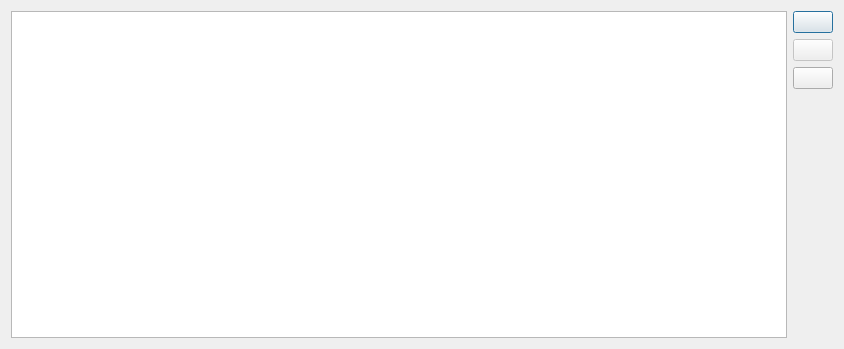
<?xml version="1.0" encoding="UTF-8"?>
<ui version="4.0">
 <class>AutoListDialogClass</class>
 <widget class="QDialog" name="AutoListDialogClass">
  <property name="geometry">
   <rect>
    <x>0</x>
    <y>0</y>
    <width>844</width>
    <height>349</height>
   </rect>
  </property>
  <property name="windowTitle">
   <string>Auto add</string>
  </property>
  <property name="windowIcon">
   <iconset resource="Money.qrc">
    <normaloff>:/Images/add_user.png</normaloff>:/Images/add_user.png</iconset>
  </property>
  <layout class="QGridLayout" name="gridLayout">
   <item row="0" column="0" rowspan="4">
    <widget class="MyTableView" name="tableView">
     <property name="editTriggers">
      <set>QAbstractItemView::NoEditTriggers</set>
     </property>
     <property name="selectionMode">
      <enum>QAbstractItemView::SingleSelection</enum>
     </property>
     <property name="selectionBehavior">
      <enum>QAbstractItemView::SelectRows</enum>
     </property>
     <property name="sortingEnabled">
      <bool>true</bool>
     </property>
    </widget>
   </item>
   <item row="0" column="1">
    <widget class="QPushButton" name="buttonAdd">
     <property name="icon">
      <iconset resource="Money.qrc">
       <normaloff>:/Images/edit_add.png</normaloff>:/Images/edit_add.png</iconset>
     </property>
     <property name="iconSize">
      <size>
       <width>32</width>
       <height>32</height>
      </size>
     </property>
    </widget>
   </item>
   <item row="1" column="1">
    <widget class="QPushButton" name="buttonDel">
     <property name="enabled">
      <bool>false</bool>
     </property>
     <property name="icon">
      <iconset resource="Money.qrc">
       <normaloff>:/Images/edit_remove.png</normaloff>:/Images/edit_remove.png</iconset>
     </property>
     <property name="iconSize">
      <size>
       <width>32</width>
       <height>32</height>
      </size>
     </property>
    </widget>
   </item>
   <item row="2" column="1">
    <widget class="QPushButton" name="buttonClose">
     <property name="icon">
      <iconset resource="Money.qrc">
       <normaloff>:/Images/exit.png</normaloff>:/Images/exit.png</iconset>
     </property>
     <property name="iconSize">
      <size>
       <width>32</width>
       <height>32</height>
      </size>
     </property>
    </widget>
   </item>
   <item row="3" column="1">
    <spacer>
     <property name="orientation">
      <enum>Qt::Vertical</enum>
     </property>
     <property name="sizeHint" stdset="0">
      <size>
       <width>20</width>
       <height>40</height>
      </size>
     </property>
    </spacer>
   </item>
  </layout>
 </widget>
 <layoutdefault spacing="6" margin="11"/>
 <customwidgets>
  <customwidget>
   <class>MyTableView</class>
   <extends>QTableView</extends>
   <header>MyTableView.h</header>
  </customwidget>
 </customwidgets>
 <resources>
  <include location="Money.qrc"/>
 </resources>
 <connections>
  <connection>
   <sender>buttonClose</sender>
   <signal>clicked()</signal>
   <receiver>AutoListDialogClass</receiver>
   <slot>accept()</slot>
   <hints>
    <hint type="sourcelabel">
     <x>805</x>
     <y>118</y>
    </hint>
    <hint type="destinationlabel">
     <x>712</x>
     <y>-12</y>
    </hint>
   </hints>
  </connection>
 </connections>
</ui>
